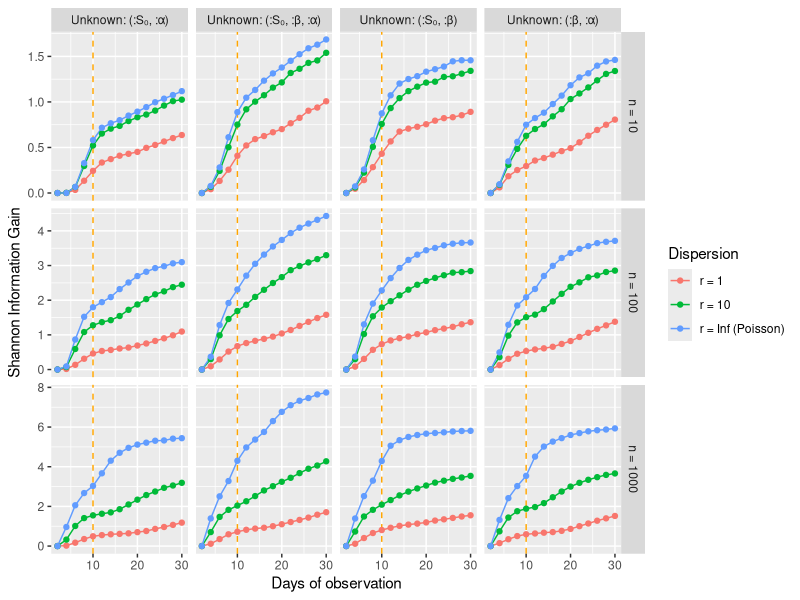
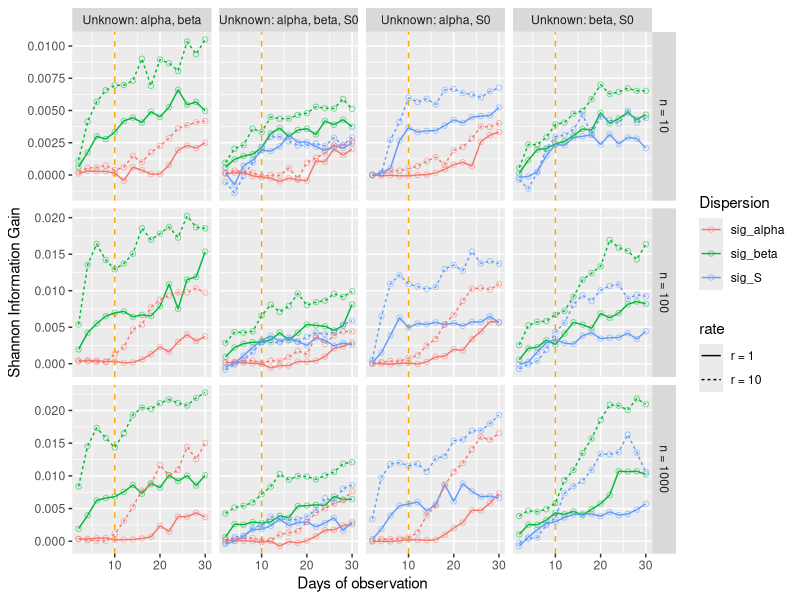

Write R code to recreate these figures, in order.
library(tidyverse)
library(ggthemes)

true_inf <- c(
    0.01, 0.017234986028274994, 0.029226916688214286, 0.0482619354074302, 0.07644676001950913, 0.11397801673090434, 0.15694203765403592,
    0.197068585361762, 0.22556384374277325, 0.23791293991026669, 0.2351898235396991, 0.22162345300496464, 0.2018696959400936, 
    0.1795447345733238, 0.15704515578805922, 0.13574849445435141, 0.11635024064541434, 0.09910377645846799, 0.08402199574081326, 0.0709903078468306, 0.059817465836561626, 0.05029848904490269, 0.04222657248401512, 0.03540215277236312, 
    0.029650387465228304, 0.024814410446680653, 0.02075294687536625, 0.017345265065778624, 0.014491436294653753, 0.012103619476697134, 0.010105741535796938
)
peak <- which.max(true_inf)
tsteps <- seq(2, length(true_inf)-1, by=2)

(inct_org <- read_csv("data/sims/increasing-tspan/results-03-18.csv"))

inct <- inct_org |>
    select(utils, obs_model, obs_params, param_comb, true=θtrue) |>
    mutate(utils=str_replace_all(utils, "Any|\\[|\\]", "")) |>
    separate(utils, str_c("u", tsteps), sep=",", convert=TRUE, fill="right") |>
    pivot_longer(matches("u\\d+"), names_to="t", values_to="SIG") |>
    mutate(t=as.double(str_extract(t, "\\d+")))

mylab <- function(x) paste0("Unknown: ", x)

inct |>
    mutate(
        rate=ifelse(str_detect(obs_params, "r"), str_extract(obs_params, "r = \\d+"), "r = Inf (Poisson)"),
        ntest=str_extract(obs_params, "n = \\d+")
    ) |>
    # filter(obs_model == "neg_binom") |>
    ggplot(aes(t, SIG, col=rate)) +
    geom_vline(xintercept=peak, col="orange", linetype="dashed") +
    geom_line() +
    geom_point() +
    facet_grid(ntest~param_comb, scales="free_y", labeller=labeller(param_comb=as_labeller(mylab))) +
    labs(x="Days of observation", y="Shannon Information Gain", col="Dispersion")

## Marginal plots ##

known_lab <- list(
    "Set([:α])" = "Unknown: beta, S0",
    "Set([:β])" = "Unknown: alpha, S0",
    "Set([:S₀])" = "Unknown: alpha, beta",
    "Set{Symbol}()" = "Unknown: alpha, beta, S0"
)

recover_sig <- function(df, var) {
    df |> mutate("{{var}}":=str_replace_all({{var}}, "Any|\\[|\\]", "")) |>
        separate({{var}}, str_c("u", as_label(enquo(var)), tsteps), sep=",", convert=TRUE, fill="right")
        # pivot_longer(matches("u\\d+"), values_to=as_label(enquo(var))) |>
        # mutate(t=as.double(str_extract(name, "\\d+"))) |>
        # select(-name)
}

# (marg_org <- read_csv("_research/tmp/res.csv", na="missing"))
(marg_org <- read_csv("data/sims/increasing-tspan/results-03-22.csv", na="missing"))

marg <- marg_org |>
    mutate(known=map_chr(known, ~known_lab[[.x]])) |>
    select(-path, true=θtrue, sig_beta=`sig-β`, sig_alpha=`sig-α`, sig_S0=`sig-S₀`)

wmarg <- marg |>
    recover_sig(sig_beta) |>
    recover_sig(sig_alpha) |>
    recover_sig(sig_S0) |>
    pivot_longer(contains("usig"), values_to="SIG") |>
    mutate(var=str_extract(name, "sig_[a-zS]+"), t=as.double(str_extract(name, "\\d+")))

wmarg |>
    filter(obs_model!="poisson") |>
    drop_na() |>
    mutate(
        rate=ifelse(str_detect(obs_params, "r"), str_extract(obs_params, "r = \\d+"), "r = Inf (Poisson)"),
        ntest=str_extract(obs_params, "n = \\d+")
    ) |>
    ggplot(aes(t, SIG, col=var, group=interaction(var, rate))) +
    geom_vline(xintercept=peak, col="orange", linetype="dashed") +
    geom_line(aes(linetype=rate)) +
    geom_point(alpha=0.5, shape=1) +
    facet_grid(ntest~known, scales="free_y") +
    labs(x="Days of observation", y="Shannon Information Gain", col="Dispersion")
